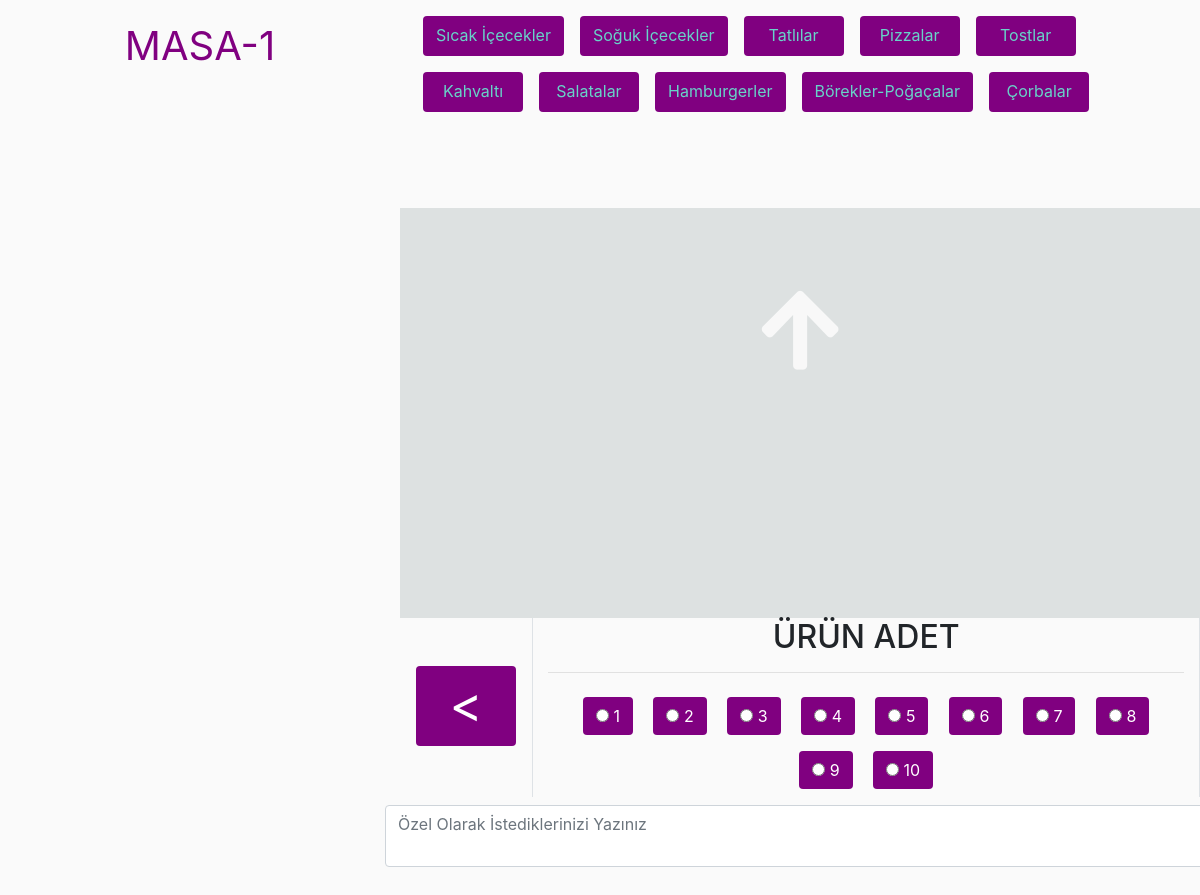
The page /DOSYALAR/masadetay.php?masaid=1 on the database its author committed.
### tables this page shows
CREATE TABLE `masalar` (
  `id` int(11) NOT NULL,
  `ad` varchar(20) NOT NULL,
  `durum` int(11) NOT NULL DEFAULT 0,
  `saat` int(11) NOT NULL DEFAULT 0,
  `dakika` int(11) NOT NULL DEFAULT 0,
  `rezervedurum` int(11) NOT NULL DEFAULT 0,
  `kisi` varchar(50) NOT NULL DEFAULT 'bos'
);

CREATE TABLE `kategoriler` (
  `id` int(11) NOT NULL,
  `ad` varchar(20) NOT NULL,
  `mutfakdurum` int(11) NOT NULL DEFAULT 0
);

### DOSYALAR/fonksiyon/fonksiyonlar.php (the view, shortened to what this page needs)
<?php
class Siparis  {
			private function benimsorum($vt,$sorgu,$tercih) {
					$a=$sorgu;
					$b=$vt->prepare($a);
					$b->execute();
					if ($tercih==1):
					return $c=$b->get_result();
					endif;
			}
  				function masagetir ($vt,$id) {
				$get="SELECT * FROM masalar WHERE id=$id";
				return $this->benimsorum($vt,$get,1);
		}
	 function vipTemaUrunGrup($db) {
	$gelen=$this->benimsorum($db,"SELECT * FROM kategoriler where mutfakdurum=0",1);
	while ($son=$gelen->fetch_assoc()) :
	echo '<a class="btn m-2 text-center kategoributon" style="color:#68d3c8;" sectionId="'.$son["id"].'">'.$son["ad"].'</a>';
	endwhile;
	}
}
?>

### DOSYALAR/masadetay.php (shortened to what this page needs)
<?php session_start();
include("fonksiyon/fonksiyonlar.php");
$siparis = new Siparis;
 @$masaid=$_GET["masaid"]; ?>
<!DOCTYPE html>
<html lang="en">
    <head>
        <link rel="stylesheet" href="https://stackpath.bootstrapcdn.com/bootstrap/4.1.3/css/bootstrap.min.css" />
        <link rel="stylesheet" href="https://use.fontawesome.com/releases/v5.5.0/css/all.css" />
        <link rel="stylesheet" href="dosya/melike.css" />
    </head>
    <body>
        <div class="container-fluid h-100">
            <?php
if ($masaid!="") :
$son=$siparis->masagetir($db,$masaid);
$dizi=$son->fetch_assoc(); ?>
            <div class="row justify-content-center h-100">
                <div class="col-md-4 sagiskelet">
                    <div class="row">
                        <div class="col-md-12">
                            <div class="row">
                                <div class="col-md-8 text-center mx-auto p-3" id="a3"><?php echo $dizi["ad"]; ?></div>
                            </div>
                        </div>
                        <div class="col-md-12">
                            <div class="row">
                                <div class="col-md-12 mx-auto" id="veri"></div>
                                <div class="col-md-12" id="cevap"></div>
                            </div>
                        </div>
                    </div>
                </div>
                <div class="col-md-8">
                    <div class="row pt-2">
                        <form id="formum">
                            <div class="col-md-12" style="min-height: 200px;" id="urunler"><?php $siparis->vipTemaUrunGrup($db); ?></div>
                            <div class="col-md-12 text-center" style="min-height:410px; background-color: #dde1e1;" id="sonuc">
                                <i class="fas fa-arrow-up" style="font-size: 90px; color: #f8f8f8; margin-top: 10%;"></i>
                            </div>
                            <div class="col-md-12" style="min-height: 170px;">
                                <div class="row">
                                    <div class="col-md-2 text-center border-right">
                                        <input type="button" id="btn" value="<" class="btn mt-5 mb-1 eklebuton" />
                                    </div>
                                    <div class="col-md-10 border-right text-center">
                                        <h2>ÜRÜN ADET</h2>
                                        <hr />
                                        <?php
   for ($i=1; $i<=10; $i++):
  ?>
                                        <label class="btn m-2 adetbuton">
                                            <input name="adet" type="radio" value="<?php echo $i ?>" />
                                            <?php echo $i ?>
                                        </label>
                                        <?php  endfor;   ?>
                                    </div>
                                </div>
                            </div>
                            <div class="row">
  <textarea class="form-control mt-2 mb-5" name="a" aria-label="With textarea" placeholder="Özel Olarak İstediklerinizi Yazınız"></textarea>
</div>
                        </form>
                    </div>
                </div>
                <?php
else:
	echo "hata var";
	header("refresh:1,url=masa.php");
 endif; ?>
            </div>
        </div>
    </body>
</html>

### DOSYALAR/dosya/melike.css (style rules this page uses)
html,body { height: 100%; background-color:#FAFAFA; }
#a3 { min-height:80px; font-size:40px; color:purple; }
#sonuc { min-height:650px; }
.adetbuton { background-color:purple; color:white; }
.eklebuton { font-size:50px; padding-top:0px; height:80px; min-width:100px; color:white; background-color:purple; }
.kategoributon { background-color:purple; height:40px; min-width:100px; color:white; }

### DOSYALAR/masadetay.php (style rules this page uses)
html, body { height: 100%; }

### rows shown on the page
masalar: ad "MASA-1"
kategoriler: ad "Sıcak İçecekler"
kategoriler: ad "Soğuk İçecekler"
kategoriler: ad "Tatlılar"
kategoriler: ad "Pizzalar"
kategoriler: ad "Tostlar"
kategoriler: ad "Kahvaltı"
kategoriler: ad "Salatalar"
kategoriler: ad "Hamburgerler"
kategoriler: ad "Börekler-Poğaçalar"
kategoriler: ad "Çorbalar"
